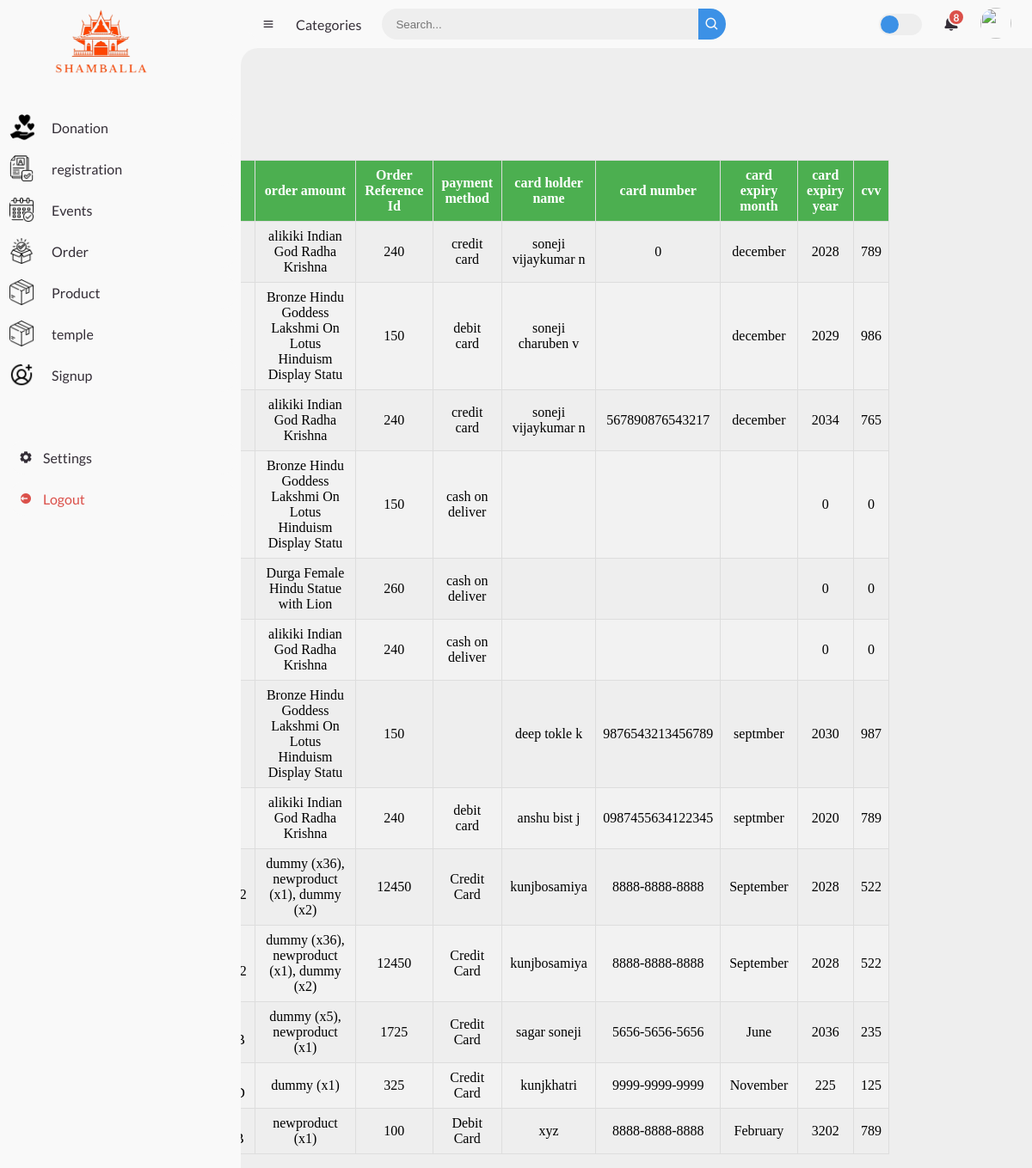
The app's page /admin/order.php with its own data.
### tables this page shows
CREATE TABLE `order` (
  `o_id` int(3) NOT NULL,
  `o_ref` varchar(20) NOT NULL,
  `o_name` varchar(60) NOT NULL,
  `o_amt` int(5) NOT NULL,
  `p_method` varchar(15) NOT NULL,
  `c_name` varchar(40) NOT NULL,
  `c_no` varchar(20) NOT NULL,
  `exp_m` varchar(15) NOT NULL,
  `exp_y` int(5) NOT NULL,
  `c_cvv` int(4) NOT NULL,
  `ship_address` text NOT NULL
);

### admin/order.php (the view, shortened to what this page needs)
<?php
require_once 'db.php';
$result = display_data();
function display_data(){
    global $con;
    $query = "SELECT * FROM `order`";
    $result = mysqli_query($con, $query);
    return $result;
}
?>
<!DOCTYPE html>
<html lang="en">
<head>
	<link href='https://unpkg.com/boxicons@2.0.9/css/boxicons.min.css' rel='stylesheet'>
	<link rel="stylesheet" href="table1.css ">
</head>
<body>
<?php include("index.php");?>
<div class="table-data">
    <div class="order">
          <div class="head">
                    <h3>Order</h3>
                </div>
                    <table>
                    <thead>
                        <tr>
                        <th>ID</th>
                        <th>order name</th>
                            <th>order amount</th>
                            <th>Order Reference Id</th>
                            <th>payment method</th>
                            <th>card holder name</th>
                            <th>card number</th>
                            <th>card expiry month</th>
                            <th>card expiry year</th>
                            <th>cvv</th>
                        </tr>
                    </thead>
                            <tr>
                                <?php
                                    while($row = mysqli_fetch_assoc($result))
                                    {
                                ?>
                                <td><?php echo $row['o_id']; ?></td>
                                <td><?php echo $row['o_ref'];?></td>
                                <td><?php echo $row['o_name']; ?></td>
                                <td><?php echo $row['o_amt']; ?></td>
                                <td><?php echo $row['p_method']; ?></td>
                                <td><?php echo $row['c_name']; ?></td>
                                <td><?php echo $row['c_no']; ?></td>
                                <td><?php echo $row['exp_m']; ?></td>
                                <td><?php echo $row['exp_y']; ?></td>
                                <td><?php echo $row['c_cvv']; ?></td>
                                </tr>
                                <?php
                                    }
                                ?>
                    </table>
    </div>
</div>
</body>

### admin/table1.css (style rules this page uses)
.table-data { max-width: 900px; padding: 1rem; margin: auto; }
.order { margin-top: 20px; }
table { border-collapse: collapse; width: 100%; }
th, td { border: 1px solid #ddd; padding: 8px; text-align: center; }
th { background-color: #4CAF50; color: white; }

### admin/style.css (style rules this page uses)
* { margin: 0; padding: 0; box-sizing: border-box; }
:root { --poppins: 'Poppins', sans-serif; --lato: 'Lato', sans-serif; --light: #F9F9F9; --blue: #3C91E6; --light-blue: #CFE8FF; --grey: #eee; --dark-grey: #AAAAAA; --dark: #342E37; --red: #DB504A; --yellow: #FFCE26; --light-yellow: #FFF2C6; --orange: #FD7238; --light-orange: #FFE0D3; }
html { overflow-x: hidden; }
body { background: var(--grey); overflow-x: hidden; }

### records on screen
order: o_name "alikiki Indian God Radha Krishna", o_amt "240", p_method "credit card", c_name "soneji vijaykumar n", c_no "0", exp_m "december", exp_y "2028", c_cvv "789"
order: o_name "Bronze Hindu Goddess Lakshmi On Lotus Hinduism Display Statu", o_amt "150", p_method "debit card", c_name "soneji charuben v", exp_m "december", exp_y "2029", c_cvv "986"
order: o_name "alikiki Indian God Radha Krishna", o_amt "240", p_method "credit card", c_name "soneji vijaykumar n", c_no "567890876543217", exp_m "december", exp_y "2034", c_cvv "765"
order: o_name "Bronze Hindu Goddess Lakshmi On Lotus Hinduism Display Statu", o_amt "150", p_method "cash on deliver", exp_y "0", c_cvv "0"
order: o_name "Durga Female Hindu Statue with Lion", o_amt "260", p_method "cash on deliver", exp_y "0", c_cvv "0"
order: o_name "alikiki Indian God Radha Krishna", o_amt "240", p_method "cash on deliver", exp_y "0", c_cvv "0"
order: o_name "Bronze Hindu Goddess Lakshmi On Lotus Hinduism Display Statu", o_amt "150", c_name "deep tokle k", c_no "9876543213456789", exp_m "septmber", exp_y "2030", c_cvv "987"
order: o_name "alikiki Indian God Radha Krishna", o_amt "240", p_method "debit card", c_name "anshu bist j", c_no "0987455634122345", exp_m "septmber", exp_y "2020", c_cvv "789"
order: o_name "dummy (x36), newproduct (x1), dummy (x2)", o_amt "12450", p_method "Credit Card", c_name "kunjbosamiya", c_no "8888-8888-8888", exp_m "September", exp_y "2028", c_cvv "522"
order: o_name "dummy (x36), newproduct (x1), dummy (x2)", o_amt "12450", p_method "Credit Card", c_name "kunjbosamiya", c_no "8888-8888-8888", exp_m "September", exp_y "2028", c_cvv "522"
order: o_name "dummy (x5), newproduct (x1)", o_amt "1725", p_method "Credit Card", c_name "sagar soneji", c_no "5656-5656-5656", exp_m "June", exp_y "2036", c_cvv "235"
order: o_name "dummy (x1)", o_amt "325", p_method "Credit Card", c_name "kunjkhatri", c_no "9999-9999-9999", exp_m "November", exp_y "225", c_cvv "125"
order: o_name "newproduct (x1)", o_amt "100", p_method "Debit Card", c_name "xyz", c_no "8888-8888-8888", exp_m "February", exp_y "3202", c_cvv "789"
